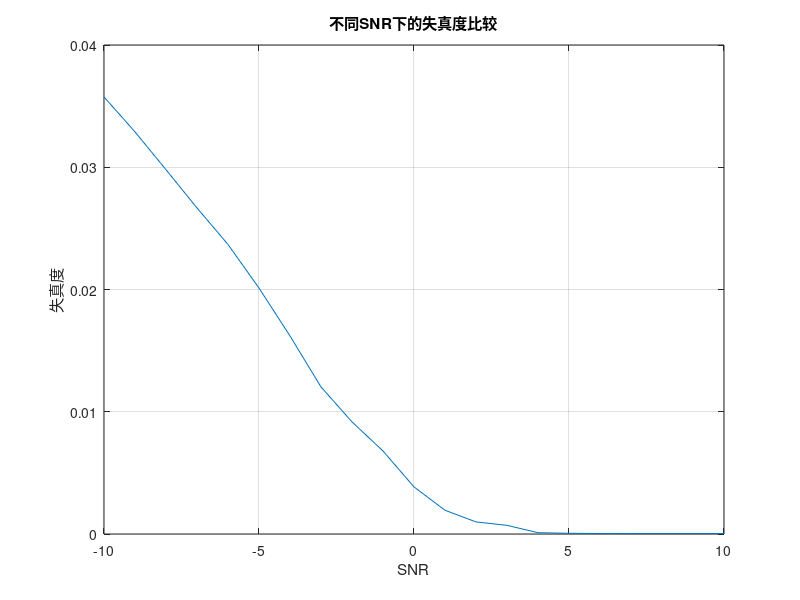

Reproduce this figure in MATLAB.
%%% 不同SNR下的失真度比较
SNR = [-10:10];
da = [0.035749	0.032895	0.029799	0.02667	0.023685	0.020118	0.016201	0.012029	0.009171	0.006789	0.003852	0.001942	0.000988	0.000708	0.000107	0.000057	0.00004	0.000039	0.000039	0.000039	0.000039];
plot(SNR,da);
title("不同SNR下的失真度比较");
xlabel("SNR");
ylabel("失真度");
grid on;